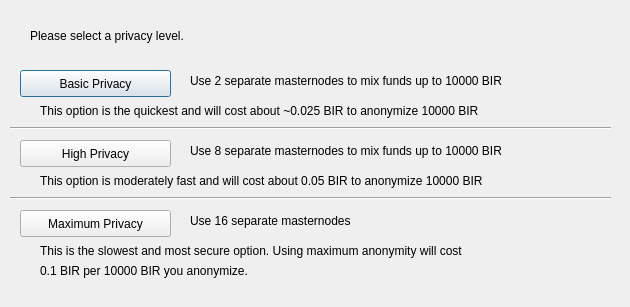
<?xml version="1.0" encoding="UTF-8"?>
<ui version="4.0">
 <class>ObfuscationConfig</class>
 <widget class="QDialog" name="ObfuscationConfig">
  <property name="geometry">
   <rect>
    <x>0</x>
    <y>0</y>
    <width>630</width>
    <height>307</height>
   </rect>
  </property>
  <property name="windowTitle">
   <string>Configure Obfuscation</string>
  </property>
  <widget class="QPushButton" name="buttonBasic">
   <property name="geometry">
    <rect>
     <x>20</x>
     <y>70</y>
     <width>151</width>
     <height>27</height>
    </rect>
   </property>
   <property name="text">
    <string>Basic Privacy</string>
   </property>
  </widget>
  <widget class="QPushButton" name="buttonHigh">
   <property name="geometry">
    <rect>
     <x>20</x>
     <y>140</y>
     <width>151</width>
     <height>27</height>
    </rect>
   </property>
   <property name="text">
    <string>High Privacy</string>
   </property>
  </widget>
  <widget class="QPushButton" name="buttonMax">
   <property name="geometry">
    <rect>
     <x>20</x>
     <y>210</y>
     <width>151</width>
     <height>27</height>
    </rect>
   </property>
   <property name="text">
    <string>Maximum Privacy</string>
   </property>
  </widget>
  <widget class="QLabel" name="label">
   <property name="geometry">
    <rect>
     <x>30</x>
     <y>20</y>
     <width>571</width>
     <height>31</height>
    </rect>
   </property>
   <property name="text">
    <string>Please select a privacy level.</string>
   </property>
  </widget>
  <widget class="QLabel" name="label_2">
   <property name="geometry">
    <rect>
     <x>190</x>
     <y>70</y>
     <width>421</width>
     <height>21</height>
    </rect>
   </property>
   <property name="text">
    <string>Use 2 separate masternodes to mix funds up to 10000 BIR</string>
   </property>
  </widget>
  <widget class="QLabel" name="label_3">
   <property name="geometry">
    <rect>
     <x>190</x>
     <y>140</y>
     <width>411</width>
     <height>21</height>
    </rect>
   </property>
   <property name="text">
    <string>Use 8 separate masternodes to mix funds up to 10000 BIR</string>
   </property>
  </widget>
  <widget class="QLabel" name="label_4">
   <property name="geometry">
    <rect>
     <x>190</x>
     <y>210</y>
     <width>421</width>
     <height>21</height>
    </rect>
   </property>
   <property name="text">
    <string>Use 16 separate masternodes</string>
   </property>
  </widget>
  <widget class="QLabel" name="label_6">
   <property name="geometry">
    <rect>
     <x>40</x>
     <y>100</y>
     <width>561</width>
     <height>21</height>
    </rect>
   </property>
   <property name="text">
    <string>This option is the quickest and will cost about ~0.025 BIR to anonymize 10000 BIR</string>
   </property>
  </widget>
  <widget class="QLabel" name="label_7">
   <property name="geometry">
    <rect>
     <x>40</x>
     <y>170</y>
     <width>561</width>
     <height>21</height>
    </rect>
   </property>
   <property name="text">
    <string>This option is moderately fast and will cost about 0.05 BIR to anonymize 10000 BIR</string>
   </property>
  </widget>
  <widget class="QLabel" name="label_8">
   <property name="geometry">
    <rect>
     <x>40</x>
     <y>240</y>
     <width>561</width>
     <height>21</height>
    </rect>
   </property>
   <property name="text">
    <string>This is the slowest and most secure option. Using maximum anonymity will cost</string>
   </property>
  </widget>
  <widget class="QLabel" name="label_9">
   <property name="geometry">
    <rect>
     <x>40</x>
     <y>260</y>
     <width>561</width>
     <height>21</height>
    </rect>
   </property>
   <property name="text">
    <string>0.1 BIR per 10000 BIR you anonymize.</string>
   </property>
  </widget>
  <widget class="Line" name="line">
   <property name="geometry">
    <rect>
     <x>10</x>
     <y>120</y>
     <width>601</width>
     <height>16</height>
    </rect>
   </property>
   <property name="orientation">
    <enum>Qt::Horizontal</enum>
   </property>
  </widget>
  <widget class="Line" name="line_2">
   <property name="geometry">
    <rect>
     <x>10</x>
     <y>190</y>
     <width>601</width>
     <height>16</height>
    </rect>
   </property>
   <property name="orientation">
    <enum>Qt::Horizontal</enum>
   </property>
  </widget>
 </widget>
 <resources/>
 <connections/>
</ui>
